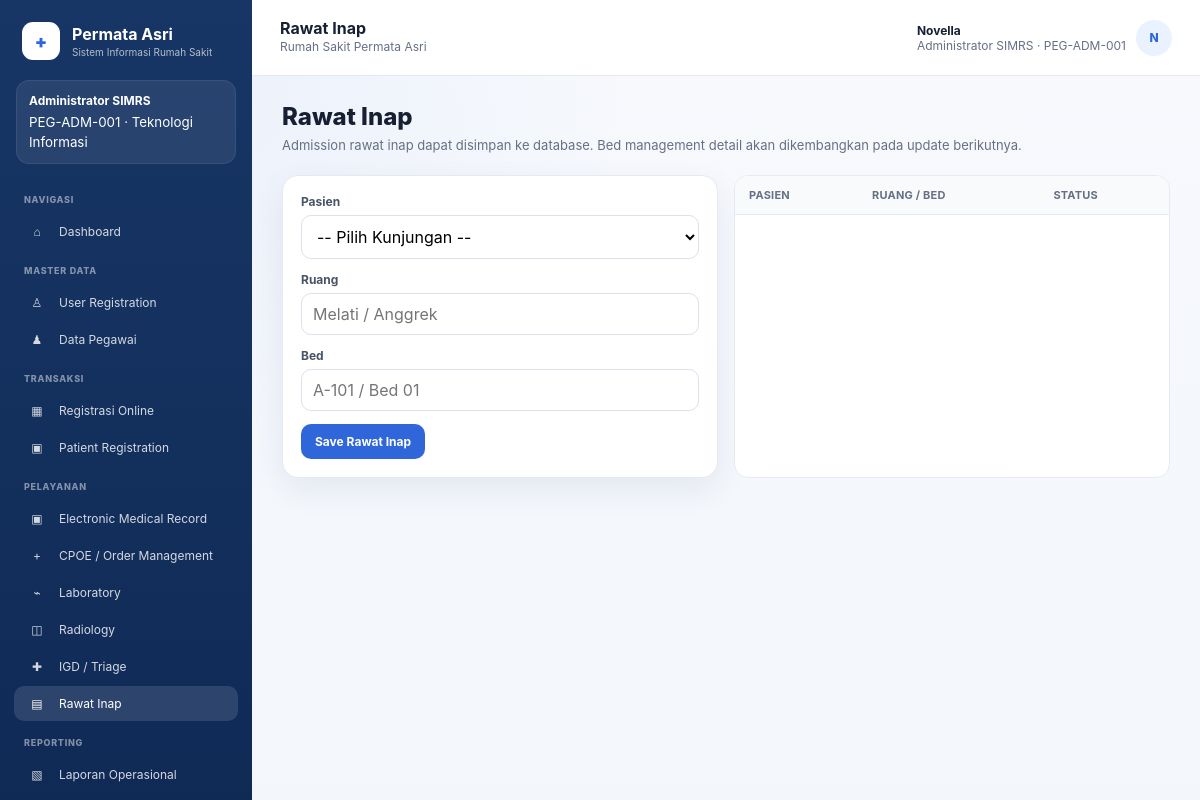
/inpatient.php (signed in), run on the app's committed database.
### tables this page shows
CREATE TABLE users (
    id INT AUTO_INCREMENT PRIMARY KEY,
    employee_id INT NOT NULL UNIQUE,
    username VARCHAR(60) NOT NULL UNIQUE,
    password_hash VARCHAR(255) NOT NULL,
    is_active TINYINT(1) NOT NULL DEFAULT 1,
    created_at DATETIME NOT NULL DEFAULT CURRENT_TIMESTAMP,
    CONSTRAINT fk_user_employee FOREIGN KEY (employee_id) REFERENCES employees(id)
);

CREATE TABLE roles (
    id INT AUTO_INCREMENT PRIMARY KEY,
    code VARCHAR(50) NOT NULL UNIQUE,
    name VARCHAR(100) NOT NULL
);

CREATE TABLE employees (
    id INT AUTO_INCREMENT PRIMARY KEY,
    employee_code VARCHAR(30) NOT NULL UNIQUE,
    full_name VARCHAR(150) NOT NULL,
    profession VARCHAR(100) NOT NULL,
    role_id INT NOT NULL,
    unit_id INT NULL,
    is_active TINYINT(1) NOT NULL DEFAULT 1,
    CONSTRAINT fk_employee_role FOREIGN KEY (role_id) REFERENCES roles(id),
    CONSTRAINT fk_employee_unit FOREIGN KEY (unit_id) REFERENCES units(id)
);

CREATE TABLE units (
    id INT AUTO_INCREMENT PRIMARY KEY,
    code VARCHAR(30) NOT NULL UNIQUE,
    name VARCHAR(100) NOT NULL,
    unit_type VARCHAR(30) NOT NULL
);

### database.php (called while the page is built, shortened)
<?php
function db(): PDO
{
    static $pdo = null;
    if ($pdo instanceof PDO) {
        return $pdo;
    }
    $dsn = 'mysql:host=' . DB_HOST . ';dbname=' . DB_NAME . ';charset=utf8mb4';
    $pdo = new PDO($dsn, DB_USER, DB_PASS, [
        PDO::ATTR_ERRMODE => PDO::ERRMODE_EXCEPTION,
        PDO::ATTR_DEFAULT_FETCH_MODE => PDO::FETCH_ASSOC,
        PDO::ATTR_EMULATE_PREPARES => false,
    ]);
    return $pdo;
}

### functions.php (called while the page is built, shortened)
<?php
require_once __DIR__ . '/../config/database.php';
require_once __DIR__ . '/schema_updates.php';
function e(?string $value): string
{
    return htmlspecialchars($value ?? '', ENT_QUOTES, 'UTF-8');
}
function current_user(): ?array
{
    ensure_progress03_schema(db());
    $stmt = db()->prepare(
        'SELECT u.id AS user_id, u.username, e.id AS employee_id, e.employee_code,
                e.full_name, e.profession, r.id AS role_id, r.code AS role_code,
                r.name AS role_name, un.name AS unit_name
         FROM users u
         JOIN employees e ON e.id = u.employee_id
         JOIN roles r ON r.id = e.role_id
         LEFT JOIN units un ON un.id = e.unit_id
         WHERE u.id = ? AND u.is_active = 1
         LIMIT 1'
    );
    $stmt->execute([$_SESSION['user_id']]);
    $user = $stmt->fetch();
    return $user ?: null;
}
function require_login(): array
{
    $user = current_user();
    return $user;
}
function sidebar_menus(int $roleId): array
{
    $stmt = db()->prepare(
        'SELECT DISTINCT m.label, m.icon, m.section_name, m.page_file, m.sort_order
         FROM menus m
         JOIN permissions p ON p.code = m.permission_code
         JOIN role_permissions rp ON rp.permission_id = p.id
         WHERE rp.role_id = ? AND m.is_active = 1
         ORDER BY m.sort_order, m.id'
    );
    $stmt->execute([$roleId]);
    return $stmt->fetchAll();
}

### schema_updates.php (called while the page is built, shortened)
<?php
function ensure_progress03_schema(PDO $pdo): void
{
    $pdo->exec(
        "CREATE TABLE IF NOT EXISTS patient_registration_requests (
            id INT AUTO_INCREMENT PRIMARY KEY,
            request_no VARCHAR(40) NULL UNIQUE,
            nik VARCHAR(16) NOT NULL,
            full_name VARCHAR(150) NOT NULL,
            birth_date DATE NOT NULL,
            gender ENUM('L','P') NOT NULL,
            address TEXT NULL,
            phone VARCHAR(30) NOT NULL,
            email VARCHAR(120) NULL,
            payer VARCHAR(40) NOT NULL DEFAULT 'Umum',
            unit_id INT NOT NULL,
            doctor_employee_id INT NOT NULL,
            schedule_id INT NOT NULL,
            visit_date DATE NOT NULL,
            complaint TEXT NULL,
            status VARCHAR(40) NOT NULL DEFAULT 'Menunggu Verifikasi',
            admin_note TEXT NULL,
            patient_id INT NULL,
            registration_id INT NULL,
            reviewed_by INT NULL,
            reviewed_at DATETIME NULL,
            created_at DATETIME NOT NULL DEFAULT CURRENT_TIMESTAMP,
            INDEX idx_prr_status (status),
            INDEX idx_prr_visit_date (visit_date),
            CONSTRAINT fk_prr_unit FOREIGN KEY (unit_id) REFERENCES units(id),
            CONSTRAINT fk_prr_doctor FOREIGN KEY (doctor_employee_id) REFERENCES employees(id),
            CONSTRAINT fk_prr_schedule FOREIGN KEY (schedule_id) REFERENCES doctor_schedules(id),
            CONSTRAINT fk_prr_patient FOREIGN KEY (patient_id) REFERENCES patients(id),
            CONSTRAINT fk_prr_registration FOREIGN KEY (registration_id) REFERENCES registrations(id),
            CONSTRAINT fk_prr_reviewer FOREIGN KEY (reviewed_by) REFERENCES users(id)
        ) ENGINE=InnoDB"
    );
    $menuCheck = $pdo->prepare('SELECT id FROM menus WHERE page_file=? LIMIT 1');
    $menuCheck->execute(['patient_registration_requests.php']);
    $units = [
        ['PB', 'Poli Bedah', 'POLI'],
        ['PK', 'Poli Kandungan', 'POLI'],
    ];
    $unitInsert = $pdo->prepare(
        'INSERT INTO units (code, name, unit_type)
         SELECT ?, ?, ?
         WHERE NOT EXISTS (SELECT 1 FROM units WHERE code=?)'
    );
    foreach ($units as [$code, $name, $type]) {
        $unitInsert->execute([$code, $name, $type, $code]);
    }
    $roleStmt = $pdo->prepare("SELECT id FROM roles WHERE code='dokter' LIMIT 1");
    $roleStmt->execute();
    $doctorRoleId = (int) $roleStmt->fetchColumn();
    if ($doctorRoleId > 0) {
        $doctorSeeds = [
            ['PEG-DOK-003', 'dr. Raka Mahendra', 'Dokter', 'PU'],
            ['PEG-DOK-004', 'dr. Nadia Putri, Sp.PD', 'Dokter Sp.PD', 'PD'],
            ['PEG-DOK-005', 'dr. Salsabila Rahman, Sp.A', 'Dokter Sp.A', 'PA'],
            ['PEG-DOK-006', 'dr. Bima Aditya, Sp.B', 'Dokter Sp.B', 'PB'],
            ['PEG-DOK-007', 'dr. Citra Maharani, Sp.OG', 'Dokter Sp.OG', 'PK'],
        ];
        $unitIdStmt = $pdo->prepare('SELECT id FROM units WHERE code=? LIMIT 1');
        $employeeExists = $pdo->prepare('SELECT id FROM employees WHERE employee_code=? LIMIT 1');
        foreach ($doctorSeeds as [$employeeCode, $name, $profession, $unitCode]) {
            $employeeExists->execute([$employeeCode]);
            if ($employeeExists->fetchColumn()) {
                continue;
            }
            $unitIdStmt->execute([$unitCode]);
        }
        $scheduleSeeds = [
            ['PEG-DOK-003', 'PU', 'Selasa', '08:00:00', '12:00:00'],
            ['PEG-DOK-003', 'PU', 'Jumat', '08:00:00', '11:00:00'],
            ['PEG-DOK-004', 'PD', 'Senin', '13:00:00', '16:00:00'],
            ['PEG-DOK-004', 'PD', 'Jumat', '09:00:00', '12:00:00'],
            ['PEG-DOK-005', 'PA', 'Senin', '09:00:00', '12:00:00'],
            ['PEG-DOK-005', 'PA', 'Kamis', '13:00:00', '16:00:00'],
            ['PEG-DOK-006', 'PB', 'Selasa', '13:00:00', '16:00:00'],
            ['PEG-DOK-006', 'PB', 'Jumat', '13:00:00', '16:00:00'],
            ['PEG-DOK-007', 'PK', 'Rabu', '09:00:00', '12:00:00'],
            ['PEG-DOK-007', 'PK', 'Sabtu', '08:00:00', '11:00:00'],
        ];
        $employeeIdStmt = $pdo->prepare('SELECT id FROM employees WHERE employee_code=? LIMIT 1');
        $scheduleExists = $pdo->prepare(
            'SELECT id FROM doctor_schedules
             WHERE employee_id=? AND unit_id=? AND day_name=? AND start_time=? AND end_time=? LIMIT 1'
        );
        foreach ($scheduleSeeds as [$employeeCode, $unitCode, $dayName, $startTime, $endTime]) {
            $employeeIdStmt->execute([$employeeCode]);
            $employeeId = (int) $employeeIdStmt->fetchColumn();
            $unitIdStmt->execute([$unitCode]);
            $unitId = (int) $unitIdStmt->fetchColumn();
            $scheduleExists->execute([$employeeId, $unitId, $dayName, $startTime, $endTime]);
        }
    }
}

### inpatient.php (the view, shortened to what this page needs)
<?php
require_once __DIR__ . '/includes/functions.php';
$user=require_login();
$pageTitle='Rawat Inap';
require __DIR__.'/includes/header.php';
?>
<h1 class="page-title">Rawat Inap</h1><p class="page-subtitle">Admission rawat inap dapat disimpan ke database. Bed management detail akan dikembangkan pada update berikutnya.</p>
<div class="grid grid-2"><div class="card"><form method="POST"><div class="field"><label>Pasien</label><select class="input" name="registration_id" required><option value="">-- Pilih Kunjungan --</option></select></div><div class="field"><label>Ruang</label><input class="input" name="room" placeholder="Melati / Anggrek" required></div><div class="field"><label>Bed</label><input class="input" name="bed" placeholder="A-101 / Bed 01" required></div><button class="btn btn-primary">Save Rawat Inap</button></form></div><div class="table-wrap"><table><thead><tr><th>Pasien</th><th>Ruang / Bed</th><th>Status</th></tr></thead></table></div></div>
<?php require __DIR__.'/includes/footer.php'; ?>

### header.php (shortened to what this page needs)
<?php
$pageTitle = $pageTitle ?? 'SIMRS';
$activeFile = basename($_SERVER['PHP_SELF']);
$menus = sidebar_menus((int) $user['role_id']);
$initials = strtoupper(substr($user['full_name'], 0, 1));
?>
<!DOCTYPE html>
<html lang="id">
<head>
  <link rel="stylesheet" href="assets/css/app.css">
</head>
<body>
  <aside class="sidebar">
    <div class="sidebar-brand">
      <div class="brand-mark">+</div>
      <div>
        <strong>Permata Asri</strong>
        <small>Sistem Informasi Rumah Sakit</small>
      </div>
    </div>
    <div class="role-card">
      <b><?= e($user['role_name']) ?></b>
      <small><?= e($user['employee_code']) ?> · <?= e($user['unit_name'] ?? '-') ?></small>
    </div>
    <?php $section = null; ?>
    <?php foreach ($menus as $menu): ?>
      <?php if ($section !== $menu['section_name']): $section = $menu['section_name']; ?>
        <div class="sidebar-menu-title"><?= e($section) ?></div>
      <?php endif; ?>
      <a class="sidebar-link <?= $activeFile === $menu['page_file'] ? 'active' : '' ?>" href="<?= e($menu['page_file']) ?>">
        <span class="ico"><?= e($menu['icon']) ?></span>
        <span><?= e($menu['label']) ?></span>
      </a>
    <?php endforeach; ?>
  </aside>
  <div class="content-shell">
    <header class="topbar">
      <div>
        <strong><?= e($pageTitle) ?></strong>
        <div class="note">Rumah Sakit Permata Asri</div>
      </div>
      <div class="user-chip">
        <div>
          <strong><?= e($user['full_name']) ?></strong>
          <span><?= e($user['profession']) ?> · <?= e($user['employee_code']) ?></span>
        </div>
        <div class="avatar"><?= e($initials) ?></div>
      </div>
    </header>
    <main class="page-wrap">

### data on the page
users: roles.name "Administrator SIMRS", employee.employee_code "PEG-ADM-001", units.name "Teknologi Informasi", employee.full_name "Novella", employee.profession "Administrator SIMRS", employee.full_name "N"

### other printed values
$section "NAVIGASI"
$menu['icon'] "⌂"
$menu['label'] "Dashboard"
$section "MASTER DATA"
$menu['icon'] "♙"
$menu['label'] "User Registration"
$menu['icon'] "♟"
$menu['label'] "Data Pegawai"
$section "TRANSAKSI"
$menu['icon'] "▦"
$menu['label'] "Registrasi Online"
$menu['icon'] "▣"
$menu['label'] "Patient Registration"
$section "PELAYANAN"
$menu['label'] "Electronic Medical Record"
